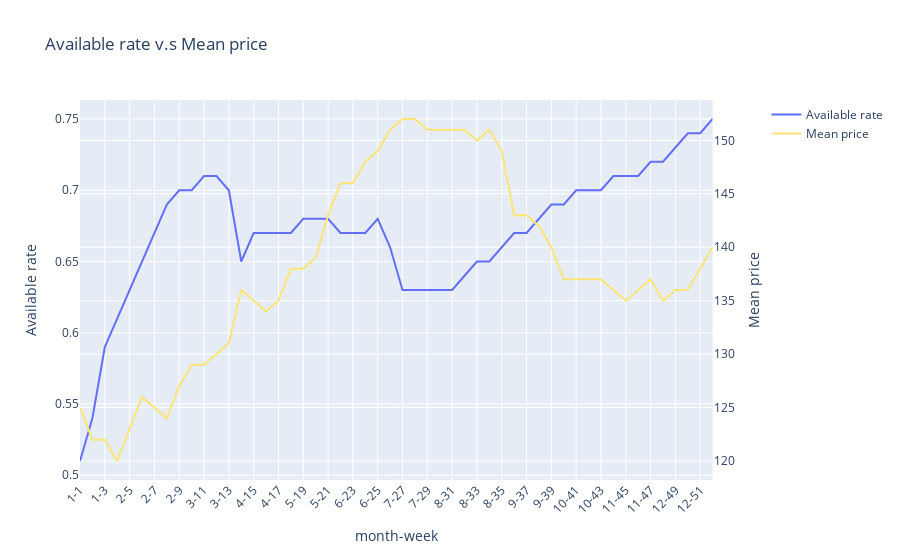

Write notebook code for a chart like this one.
### Code cell
# Create figure with secondary y-axis
fig = make_subplots(specs=[[{"secondary_y": True}]])

# Add traces
fig.add_trace(
    go.Scatter(x=calendar_mon_ava_count['month-week'], y= calendar_mon_ava_count['Percentage'], name="Available rate"),
    secondary_y=False,
)

fig.add_trace(
    go.Scatter(x=calendar_mon_ava_count['month-week'], y= calendar_mon_ava_count['mean_price'], 
               name="Mean price", line_color='#ffe476'),
    secondary_y=True
)

# Add figure title
fig.update_layout(
    title_text="Available rate v.s Mean price"
)

# Set x-axis title
fig.update_xaxes(title_text='month-week')

# Set y-axes titles
fig.update_yaxes(title_text="Available rate", secondary_y=False)
fig.update_yaxes(title_text="Mean price", secondary_y=True)
fig.update_xaxes(tickangle=-45)
fig.show()

### Figure 1 — Plotly figure (JSON) as saved in the notebook; plotly's stock layout.template omitted (floating-point values rounded to 4 significant figures)
{"data": [{"name": "Available rate", "type": "scatter", "x": ["1-1", "1-2", "1-3", "1-4", "2-5", "2-6", "2-7", "2-8", "2-9", "3-10", "3-11", "3-12", "3-13", "4-14", "4-15", "4-16", "4-17", "5-18", "5-19", "5-20", "5-21", "5-22", "6-23", "6-24", "6-25", "6-26", "7-27", "7-28", "7-29", "7-30", "8-31", "8-32", "8-33", "8-34", "8-35", "9-36", "9-37", "9-38", "9-39", "10-40", "10-41", "10-42", "10-43", "10-44", "11-45", "11-46", "11-47", "11-48", "12-49", "12-50", "12-51", "12-52"], "xaxis": "x", "y": [0.51, 0.54, 0.59, 0.61, 0.63, 0.65, 0.67, 0.69, 0.7, 0.7, 0.71, 0.71, 0.7, 0.65, 0.67, 0.67, 0.67, 0.67, 0.68, 0.68, 0.68, 0.67, 0.67, 0.67, 0.68, 0.66, 0.63, 0.63, 0.63, 0.63, 0.63, 0.64, 0.65, 0.65, 0.66, 0.67, 0.67, 0.68, 0.69, 0.69, 0.7, 0.7, 0.7, 0.71, 0.71, 0.71, 0.72, 0.72, 0.73, 0.74, 0.74, 0.75], "yaxis": "y"}, {"line": {"color": "#ffe476"}, "name": "Mean price", "type": "scatter", "x": ["1-1", "1-2", "1-3", "1-4", "2-5", "2-6", "2-7", "2-8", "2-9", "3-10", "3-11", "3-12", "3-13", "4-14", "4-15", "4-16", "4-17", "5-18", "5-19", "5-20", "5-21", "5-22", "6-23", "6-24", "6-25", "6-26", "7-27", "7-28", "7-29", "7-30", "8-31", "8-32", "8-33", "8-34", "8-35", "9-36", "9-37", "9-38", "9-39", "10-40", "10-41", "10-42", "10-43", "10-44", "11-45", "11-46", "11-47", "11-48", "12-49", "12-50", "12-51", "12-52"], "xaxis": "x", "y": [125, 122, 122, 120, 123, 126, 125, 124, 127, 129, 129, 130, 131, 136, 135, 134, 135, 138, 138, 139, 143, 146, 146, 148, 149, 151, 152, 152, 151, 151, 151, 151, 150, 151, 149, 143, 143, 142, 140, 137, 137, 137, 137, 136, 135, 136, 137, 135, 136, 136, 138, 140], "yaxis": "y2"}], "layout": {"title": {"text": "Available rate v.s Mean price"}, "xaxis": {"anchor": "y", "domain": [0, 0.94], "tickangle": -45, "title": {"text": "month-week"}}, "yaxis": {"anchor": "x", "domain": [0, 1], "title": {"text": "Available rate"}}, "yaxis2": {"anchor": "x", "overlaying": "y", "side": "right", "title": {"text": "Mean price"}}}}
